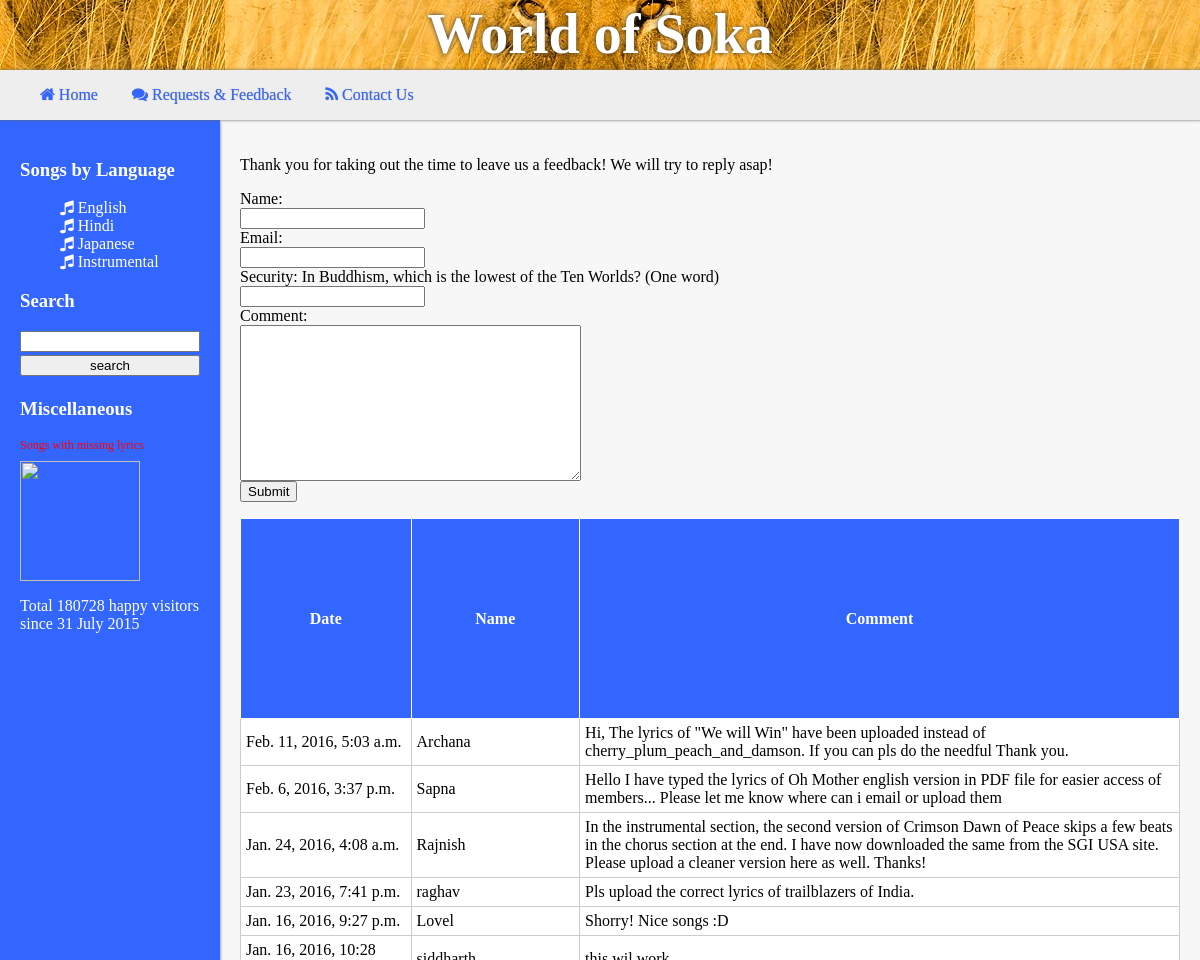
The page /feedback/ on the database its author committed.
### songs/models.py (models this page shows, shortened)
class Language(models.Model):
	lang_name = models.CharField(max_length=30)

### feedback/models.py (models this page shows, shortened)
class Comment(models.Model):
	commentor_name = models.CharField(max_length=100)
	comment_date = models.DateTimeField('comment date')
	commentor_email = models.CharField(max_length=100)
	comment_text = models.CharField(max_length=5000)

### feedback/views.py (the view)
def get_feedback(request):
	context = songs.views.get_sidebar_context()
	if request.method == 'POST':
		post_data = request.POST
		meta_data = request.META
		form = FeedbackForm(post_data)
		if form.is_valid():
			add_form_feedback(form.cleaned_data)
			form = FeedbackForm()
	else:
		form = FeedbackForm()
	comments = Comment.objects.order_by('-comment_date')[:50]
	context['comments'] = comments
	context['feedback_form'] = form
	return render(request, 'feedback/index.html', context)

### feedback/views.py
class FeedbackForm(forms.Form):
	your_name = forms.CharField(label='Your name', max_length=50)
	your_email = forms.EmailField(label='Your email', max_length=50)
	are_you_human = forms.CharField(label='In Buddhism, which is the lowest of the Ten Worlds? (one word answer)', max_length=80)
	your_comment = forms.CharField(label='Your comments',
				widget=forms.Textarea)

### songs/views.py (called while the page is built)
def mark_site_visit():
	try:
		stats_obj = Stats.objects.get()
	except:
		stats_obj = Stats(total_visitors=0)
	stats_obj.total_visitors += 1
	stats_obj.save()

def get_stats():
	stats = {}
	try:
		stats_obj = Stats.objects.get()
		stats['total_visitors'] = stats_obj.total_visitors
	except:
		stats['total_visitors'] = 0
	return stats

def get_sidebar_context():
	mark_site_visit()
	lang_dict = {}
	lang_list = Language.objects.all()
	lang_dict['lang_list'] = lang_list
	lang_dict['stats'] = get_stats()
	return lang_dict

### templates/feedback/index.html (shortened to what this page needs)
{% extends "songs/base.html" %}
{% load staticfiles %}
{% block content %}
<p> Thank you for taking out the time to leave us a feedback! We will try to reply asap! </p>
<form id="feedback_form" method="post" action="{{URL}}/feedback/">
<div class="fieldWrapper">
    <label for="{{ feedback_form.your_name.id_for_label }}">Name:</label>
<br/>
    {{ feedback_form.your_name }}
</div>
<div class="fieldWrapper">
    <label for="{{ feedback_form.your_email.id_for_label }}">Email:</label>
<br/>
    {{ feedback_form.your_email }}
</div>
<div class="fieldWrapper">
    <label for="{{ feedback_form.are_you_human.id_for_label }}">Security: In Buddhism, which is the lowest of the Ten Worlds? (One word)</label>
<br/>
    {{ feedback_form.are_you_human }}
</div>
<div class="comment_box">
    <label for="{{ feedback_form.your_comment.id_for_label }}">Comment:</label>
<br/>
    {{ feedback_form.your_comment }}
</div>
<input type="submit" value="Submit"/>
</form>
<table class='comments_table'>
	<tr>
		<th style="width:250px;"> Date </th>
		<th style="width:180px;"> Name </th>
		<th style="width:800px;"> Comment </th>
	</tr>
<tbody>
	{% for comment in comments %}
	<tr>
		<td> {{comment.comment_date}} </td>
		<td> {{comment.commentor_name}} </td>
		<td> {{comment.comment_text}} </td>
	</tr>
	{% endfor %}
</tbody>
</table>
{% endblock %}

### templates/songs/base.html (shortened to what this page needs)
{% load staticfiles %}
<html>
<head>
	<link rel="stylesheet" type="text/css" href="/static/style.css" />
	<link href="//maxcdn.bootstrapcdn.com/font-awesome/4.2.0/css/font-awesome.min.css" rel="stylesheet">
</head>
<body>
	<div id="topbar">
		<div id="topbarphoto"></div>
		<h1>World of Soka</h1>
		</div>
	<div id='topmenu'>
		<ul>
			<li> <a href='{{ URL }}/ '><i class='fa fa-home'></i> Home</a> </li>
			<li> <a href='{{ URL }}/feedback '><i class='fa fa-comments'></i> Requests & Feedback</a> </li>
			<li> <a href='{{ URL }}/contact '><i class='fa fa-rss'></i> Contact Us</a> </li>
		</ul>
	</div>
	<div id="maincontentwrapper">
	<div id="maincontent">
			<div id="sidebar">
				{% block sidebar %}
				<h3> Songs by Language </h3>
				<ul>
					{% for lang in lang_list %}
						<li>
						<i class="fa fa-music"> </i>
						<a href="{% url 'songs:lang' lang.lang_name %}"> {{lang.lang_name}} </a>
						</li>
					{% endfor %}
				</ul>
				<h3> Search </h3>
					<form id="search_form" action='/songs/search/' method="POST">
					<input type="text" name="search_string">
					<input type="submit" name="search" value="search">
					</form>
				<h3> Miscellaneous </h3>
					<a style="font-size:12px; color:red;" href="/songs/update_lyrics">Songs with missing lyrics </a>
				<img src="http://dykn.com/storage/2014/11/thirtyroses.jpg" style="margin-top:8px;width:auto;height:120px"/>
				<p> Total {{stats.total_visitors}} happy visitors since 31 July 2015</p>
				{% endblock %}
			</div>
			<div id="content" style="">
				{% block content %}
				{% endblock %}
			</div>
	</div>
	</div>
</body>
</html>

### static/style.css (style rules this page uses)
body { font-family:calibri; min-width:1024px; color:black; overflow-y:hidden; }
#topbar { position:absolute; top:0px; left:0px; width:100%; height:70px; color:black; text-align:center; vertical-align:center; font: arial bold; font-size:350%; }
#topbarphoto { position:absolute; background:white url('/static/images/lion.jpg') center; top:0px;left:0px; width:100%;height:100px; }
#topbar h1 { position:absolute; background-color:transparent; width:100%; text-align:center; margin:2px 0px; padding:0px; font-size:56px; color:white; text-shadow:0px 0px 5px #333; }
#topmenu { position:absolute; left:0px; width:100%; top:70px; height:50px; background-color:#EEE; box-shadow:1px 0px 3px #666; z-index:3; }
#topmenu a { color:#3366FF; text-decoration:none; font-family:calibri; text-shadow:0px 0px 1px #999; transition:all 0.2s ease-out; }
#topmenu li { color:black; display:inline; list-style-type:none; padding-right:30px; }
#maincontentwrapper { position:absolute; left:0px; width:100%; top:120px; height:calc(100% - 120px); }
#maincontent { min-width:1024px; margin:0px auto; height:100%; }
#sidebar { width:180px; height:100%; float:left; background-color:#3366FF; color:white; padding:20px; box-shadow:0px 2px 3px #666; position:relative; z-index:2; }
#sidebar ul { list-style-type:none; }
#sidebar li a { color: white; border: 2px; text-transform:capitalize; }
#content { padding:20px; width:calc(100% - 260px); float:left; background: #f7f7f7; height:calc(100% - 40px); overflow-y:auto; position:relative; z-index:1; }
.comments_table { padding: 5px; background-color:white; border-collapse:collapse; }
.comments_table tbody { overflow-x:hidden; overflow-y: auto; height:200px; }
.comments_table td { overflow:hidden; text-overflow:ellipsis; padding:5px; border:thin #CCC solid; }
.comments_table th { background:#3366FF; color:white; padding:5px; border:thin white solid; }
#feedback_form { color:black; }
a { color:darkgreen; text-decoration:none; font-family:calibri; transition:all 0.2s ease-out; }
#search_form input { width:100%; margin-bottom:3px; }

### rows shown on the page
Language: lang_name "English"
Language: lang_name "Hindi"
Language: lang_name "Japanese"
Language: lang_name "Instrumental"
Comment: comment_date "Feb. 11, 2016, 5:03 a.m.", commentor_name "Archana", comment_text "Hi, The lyrics of \"We will Win\" have been uploaded instead of cherry_plum_peach_and_damson. If you can pls do the needful Thank you."
Comment: comment_date "Feb. 6, 2016, 3:37 p.m.", commentor_name "Sapna", comment_text "Hello I have typed the lyrics of Oh Mother english version in PDF file for easier access of members... Please let me know where can i email or upload them"
Comment: comment_date "Jan. 24, 2016, 4:08 a.m.", commentor_name "Rajnish", comment_text "In the instrumental section, the second version of Crimson Dawn of Peace skips a few beats in the chorus section at the end. I have now downloaded the same from the SGI USA site. Please upload a cleaner version here as well. Thanks!"
Comment: comment_date "Jan. 23, 2016, 7:41 p.m.", commentor_name "raghav", comment_text "Pls upload the correct lyrics of trailblazers of India."
Comment: comment_date "Jan. 16, 2016, 9:27 p.m.", commentor_name "Lovel", comment_text "Shorry! Nice songs :D"
Comment: comment_date "Jan. 16, 2016, 10:28…"

### other values the page prints
{{ stats.total_visitors }} "180728"
